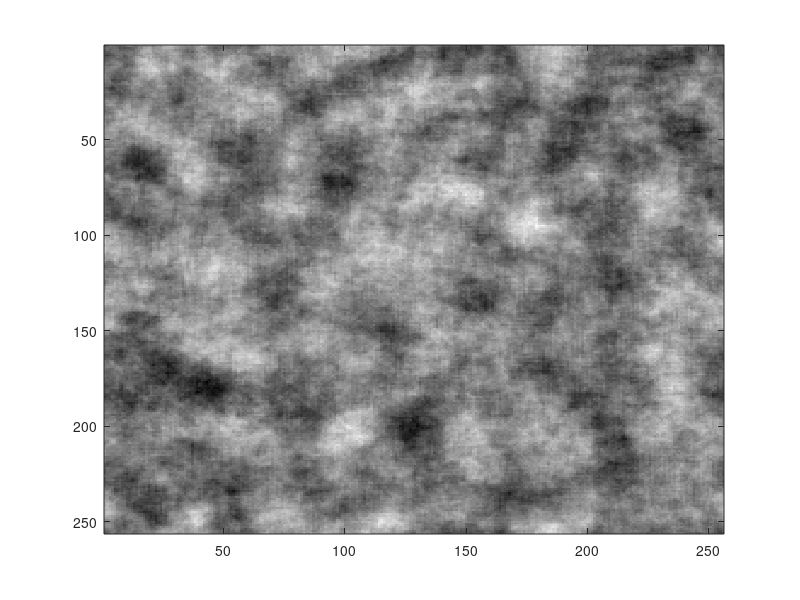

Here is the MATLAB script that generated this plot:
function Test

clear
close all

% NxN matrix
num = 256;
Circle = zeros(num);
Radius = 10;

field = randn(num);
fieldfft = fft2(field);

% Convert coord
central = 256 / 2;

% Circle
for i = 1:num
    coordI =  i - central -1;
    for j = 1:num
        coordJ = j - central - 1;
        % matrix (i,j) 
        distance = sqrt(coordI^2 + coordJ^2);
        if distance < Radius
            Circle(i,j) = 255;
        else
            Circle(i,j) = 0;
        end
    end
end

imagesc(Circle);
colormap(gray(256));
pause;

CircleFFT = fft2(Circle);
multipy = CircleFFT .* fieldfft;
multipyIFFT = ifft2(multipy);

for i = 1:num
    for j = 1:num
        real(multipyIFFT(i,j));
    end
end

imagesc(real(multipyIFFT));
colormap(gray(256));
pause;

